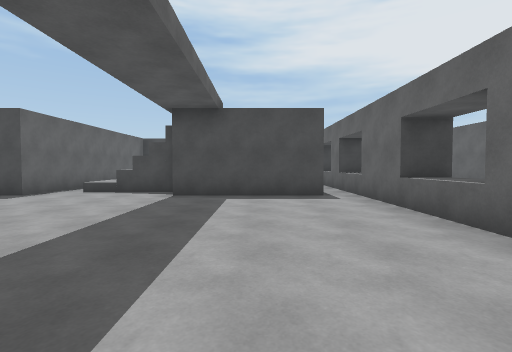
[1] (above)

22 first-person views from a walk through a Unity game level. The camera is 1.3 m above the floor, tilts 2° down and sees 85° across. The floor is counted in squares, 2 m on a side. Each view is taken from the middle of a square. On the plan, view 1 faces up. The plan holds only what a view shows up to about 9 squares ahead; the rest is blank. The player is left out.

[2]
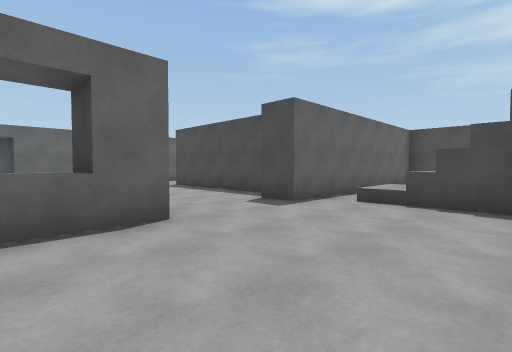

[3]
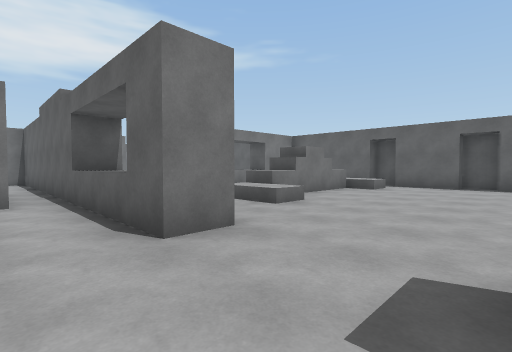

[4]
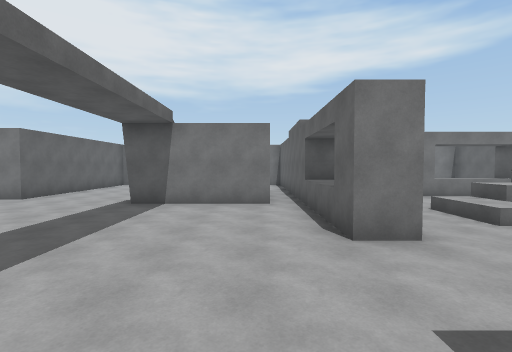

[5]
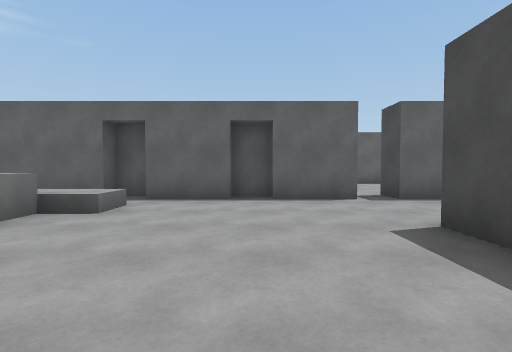

[6]
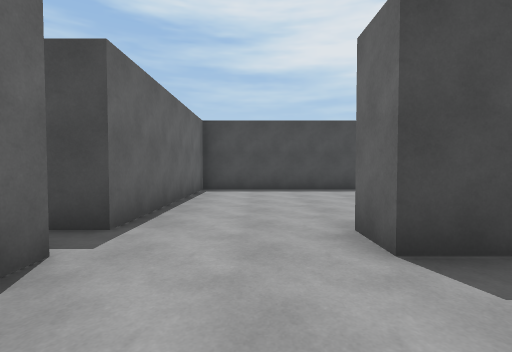

[7]
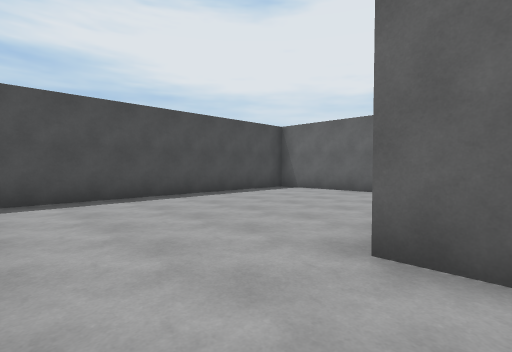

[8]
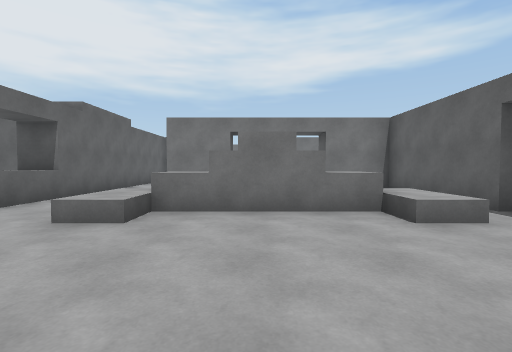

[9]
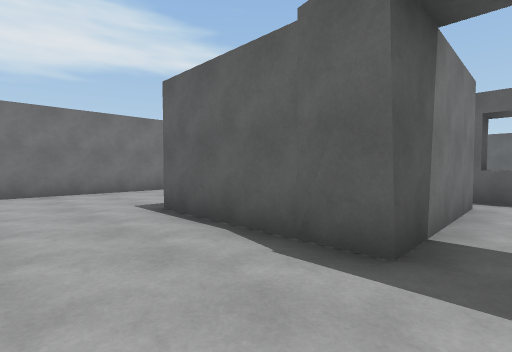

[10]
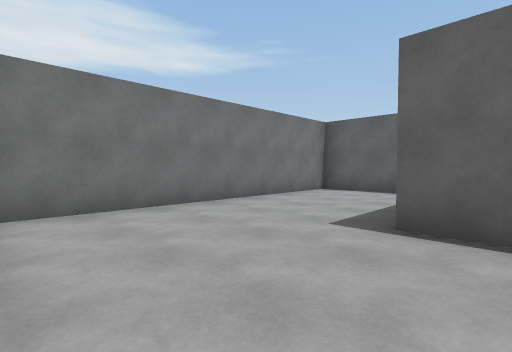

[11]
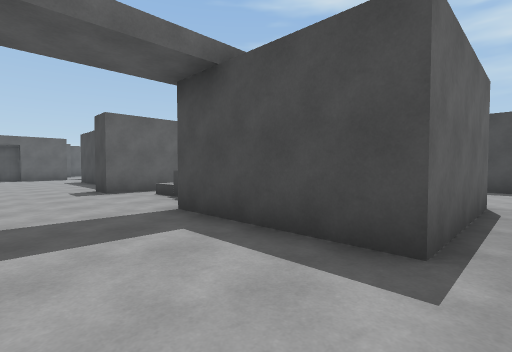

[12]
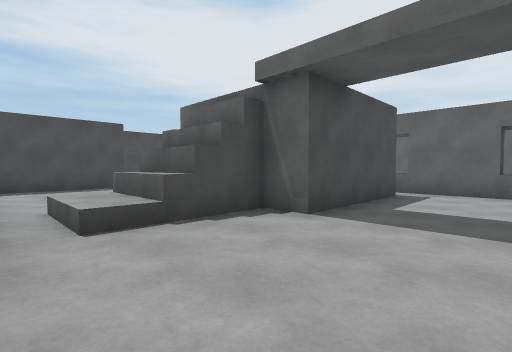

[13]
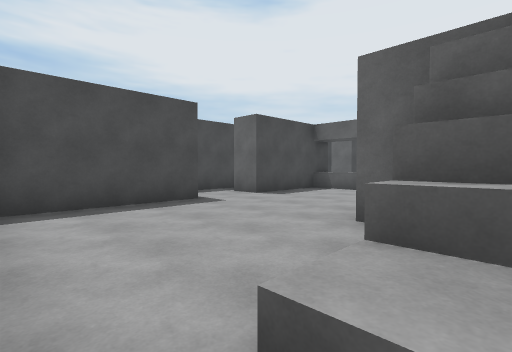

[14]
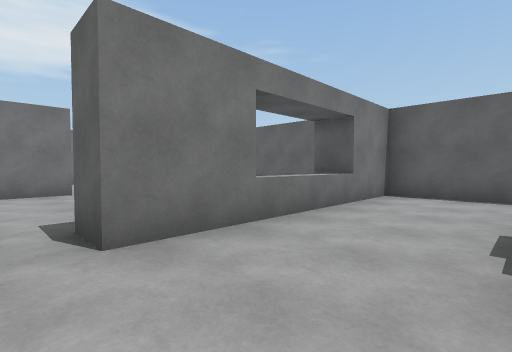

[15]
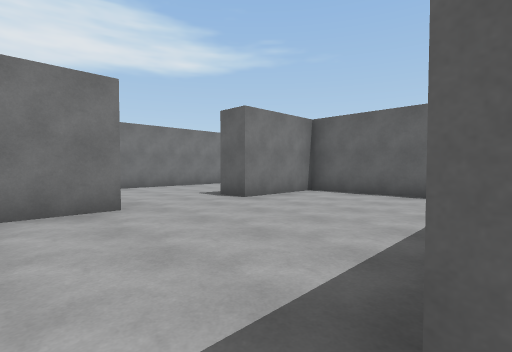

[16]
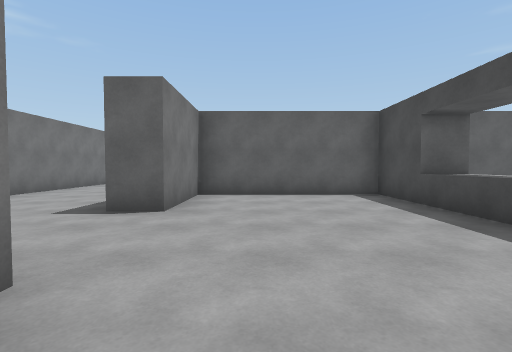

[17]
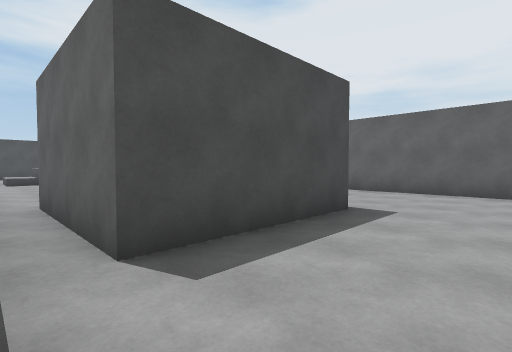

[18]
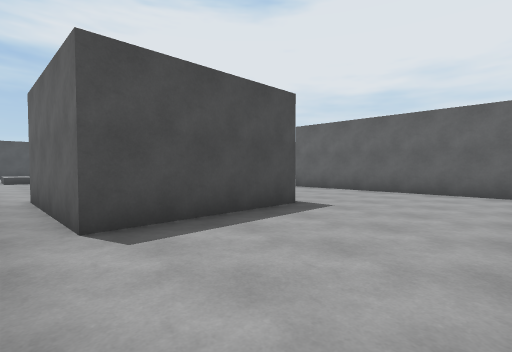

[19]
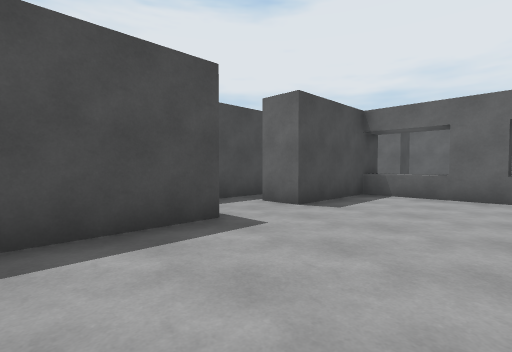

[20]
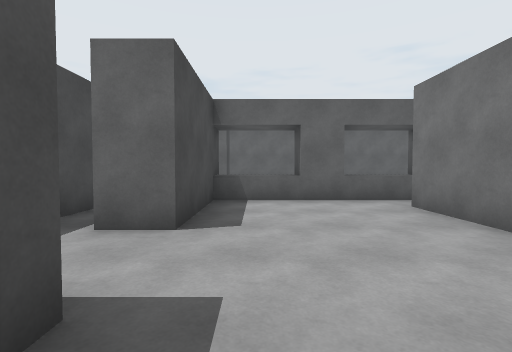

[21]
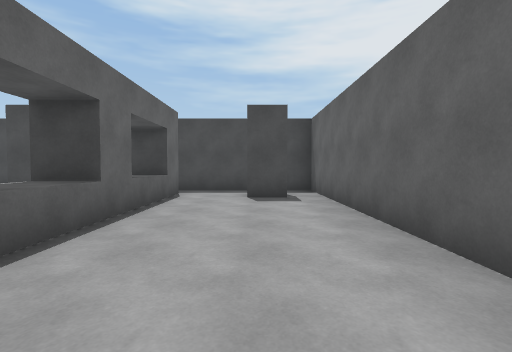

[22]
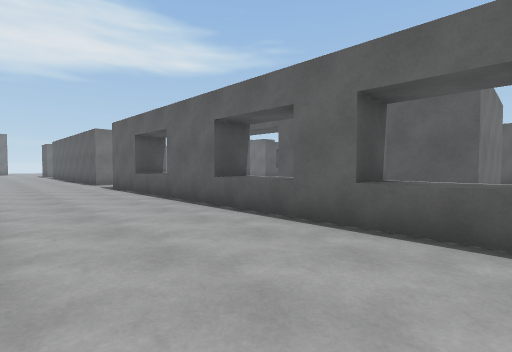

### Floor plan
Key: @ floor where view 1 was taken; # wall or solid block; x gap in a wall; . main floor; : floor 0.5 m higher than the main floor; / step, stairs or slope; ^ raised ledge.
Columns run from 16 left of view 1 to 7 right of it. Each row starts with its distance up from view 1.
 15               ##########
 14                ... ....#
 13   #############.####.#.#
 12   #.......#........^...#
 11   #.......#........#...#
 10   #.......#........^...#
  9   #.......#....###.^...#
  8   #....   #.:^ ###.#...#
  7   x...#####./#####.^...
  6   #................#...
  5   #................#...#
  4   #................^...
  3   #./.../.#........^...
  2   #./##^:.^........#...
  1   #./.../.^............
  0   #.......#.####@.....
 -1   #.......#.#  #...#
 -2   ###^^##.#.#  #...#
 -3   #.......#.####...#
 -4   #.......#........#
 -5   #.......#........#
 -6   #.......#........#
 -7   ####..############
 -8    .....
 -9  .......
-10 .......
-11 #######

Positions as (right, up) in squares from view 1, and headings:
1: (0, 0), facing up
2: (-2, 2), facing up-left
3: (-4, 6), facing down-left
4: (-4, 7), facing down
5: (-8, 5), facing left
6: (-12, 5), facing up
7: (-13, 7), facing up-right
8: (-10, 6), facing down
9: (1, 1), facing down-left
10: (2, -2), facing down-left
11: (2, 4), facing up-left
12: (-5, 4), facing up-right
13: (-5, 8), facing up-right
14: (-7, 1), facing down-left
15: (-7, -2), facing down-left
16: (-7, -5), facing left
17: (-5, -5), facing up-right
18: (-5, -6), facing up-right
19: (-4, 10), facing up-right
20: (-3, 12), facing right
21: (5, 7), facing up
22: (6, 10), facing down-left
